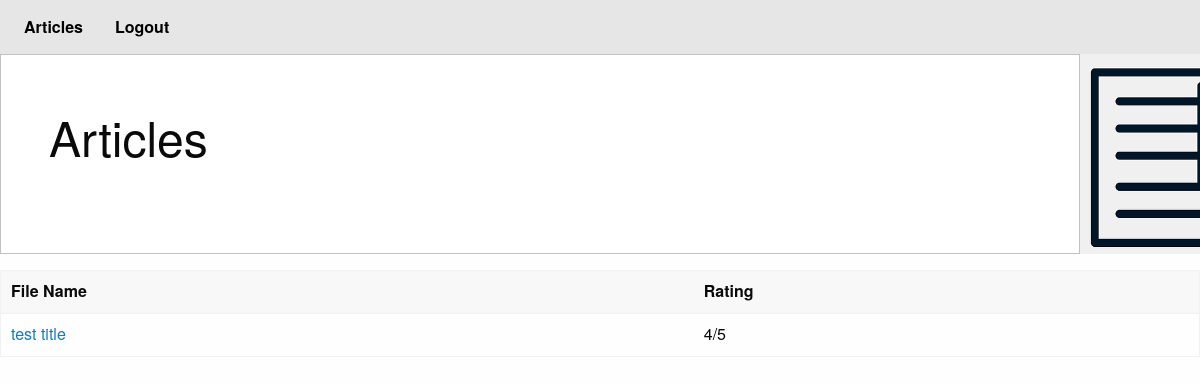
The app's page / (signed in), older data.
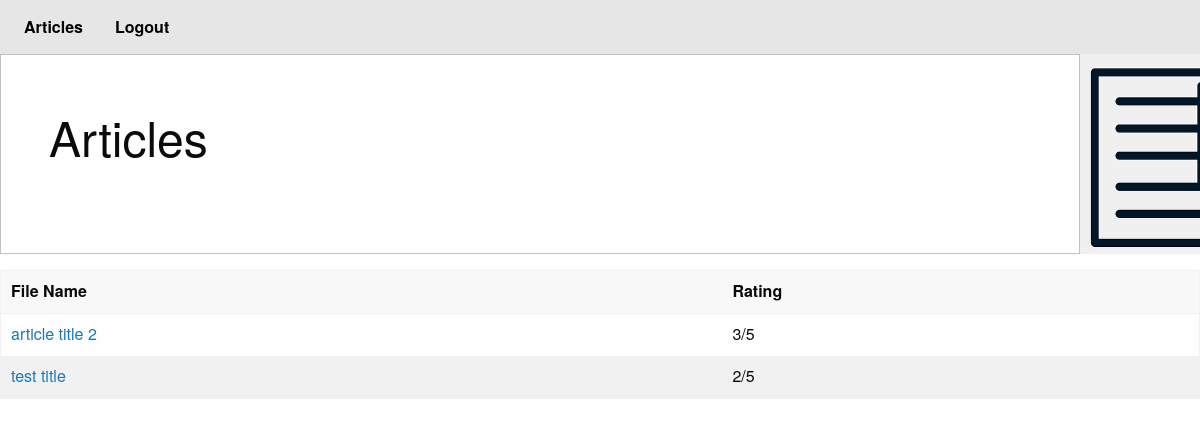
The same page, newer data.
### polls/models.py (models this page shows, shortened)
class Article(models.Model):
    articleName = models.CharField(max_length=100)
    fileName = models.CharField(max_length=100)
    rating = models.IntegerField()
    author = models.CharField(max_length=100)
    description = models.TextField()

### articlesapp/views.py (the view)
# urls.py: url(r'^$', articlesList, name = "articles"),
@login_required()
def articlesList(request):
   articles = Article.objects.order_by('-rating')
   return render(request, "articles.html", { 'articles' : articles})

### articlesapp/templates/articles.html
{% extends 'base.html' %}
{% block content %}
<table class="hover">
    <thead>
    <tr>
        <th>File Name</th>
        <th>Rating</th>
    </tr>
    </thead>
    <tbody>
    {% for article in articles %}
    <tr>
        <td data-label="{{ article.articleName }}">
            <a href="articleCard/{{article.articleName }}"> {{article.articleName}}</a>
        </td>
        <td data-label="{{ article.rating }}">
             {{article.rating}}/5
        </td>
    </tr>
    {% endfor %}
    </tbody>
</table>
{% endblock %}

### articlesapp/templates/base.html (shortened to what this page needs)
<!DOCTYPE html>
<html lang="en">
<head>
    {% load static %}
    <link rel="stylesheet" href="{% static 'css/articles.css'%}">
    <link rel="stylesheet" href="{% static 'css/foundation.css'%}">
    <link rel="stylesheet" href="{% static 'css/app.css'%}">
</head>
<body>
<div class="top-bar">
    <div class="top-bar-left">
        <ul class="menu">
            <li><a href="/">Articles</a></li>
            {% if user.is_authenticated %}
            <li><a href="/logout">Logout</a></li>
            {% endif %}
        </ul>
    </div>
</div>
<div class="mainBlockContainer">
    <div class="callout large customCallout">
        <div class="row column text-center customRow">
            <h1>Articles</h1>
        </div>
    </div>
    <div class="logo"></div>
</div>
    {% block content %}
    {% endblock %}
</body>
</html>

### articlesapp/static/foundation/css/app.css (style rules this page uses)
.callout { height: 100%; }
.menu li a { color: black; font-weight: bold; }
.customCallout { width: 90%; float:left; }
.customRow { width: 100px; }
.mainBlockContainer { height:200px; }
.logo { width: 10%; height: 100%; float: left; background: url("../img/logo.png"); background-repeat: no-repeat; background-size: 191px 100%; }

Row changes from the older to the newer data that the page shows:
added Article: articleName "article title 2", rating "3"
changed Article "test title": rating "4" → "2"
